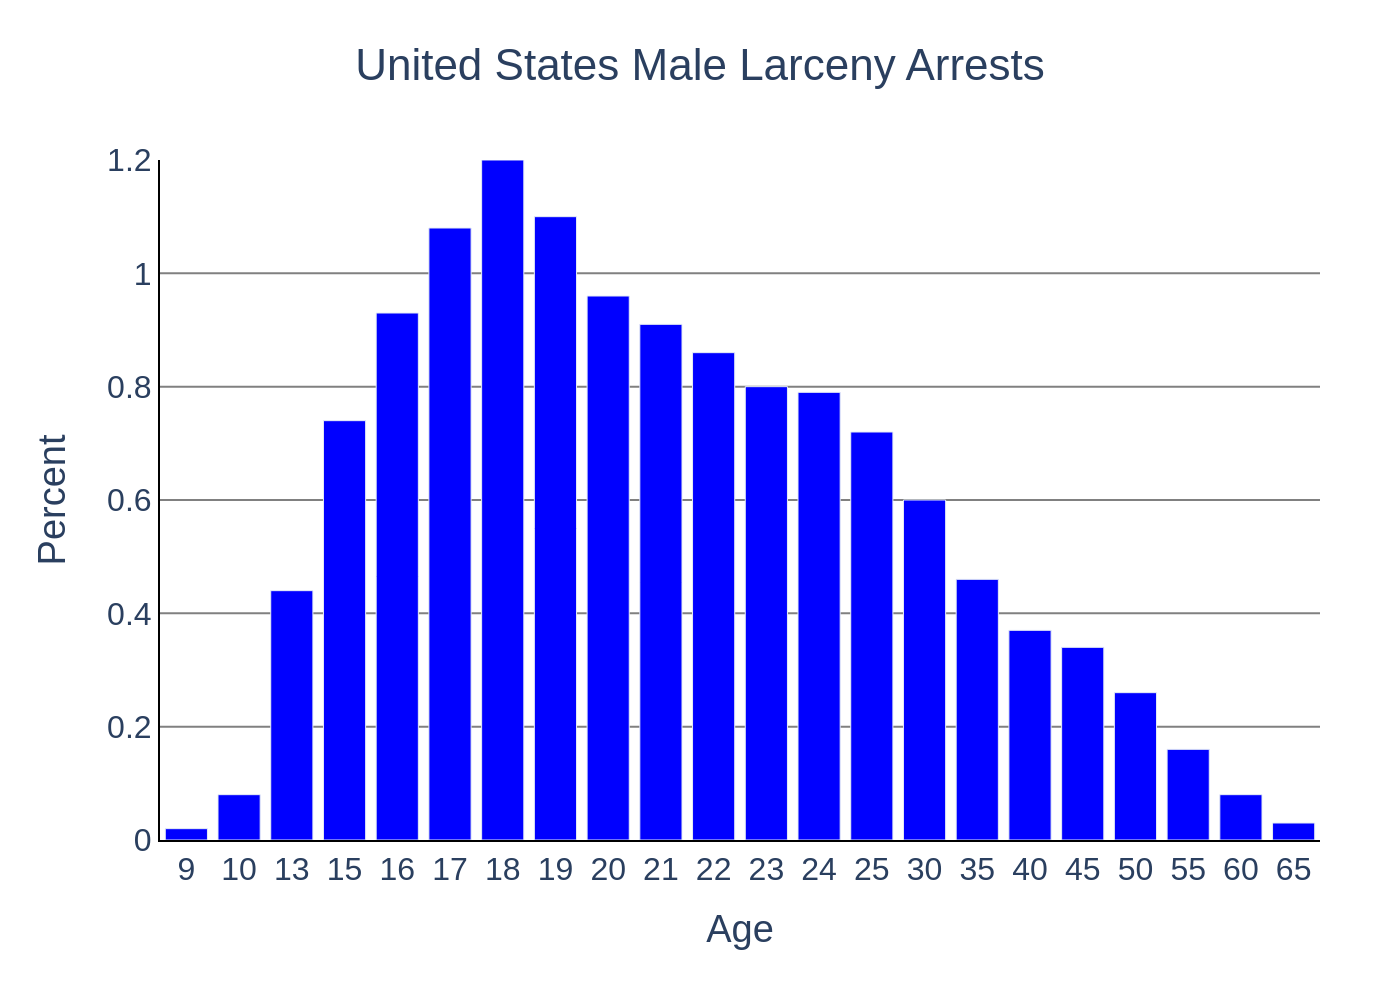

This chart was generated by the following Python code:
import sys
import json
import os
import plotly.graph_objects as go

# Check if a file path is provided
if len(sys.argv) != 2:
    print("Usage: python script.name.py <path_to_json_file>")
    sys.exit(1)

json_path = sys.argv[1]

# Check if the file exists
if not os.path.exists(json_path):
    print(f"Error: File not found at {json_path}")
    sys.exit(1)

# Read data from the JSON file
with open(json_path, 'r', encoding='utf-8') as f:
    chart_info = json.load(f)

# Extract data for plotting
chart_data = chart_info['chart_data']
texts = chart_info['texts']
colors = chart_info['colors']

# Prepare data for Plotly
x_values = [d['x'] for d in chart_data]
y_values = [d['y'] for d in chart_data]

# Create the figure
fig = go.Figure()

# Add the bar trace
fig.add_trace(go.Bar(
    x=x_values,
    y=y_values,
    marker_color=colors[0],
    showlegend=False
))

# Update layout
fig.update_layout(
    title_text=texts['title'],
    title_x=0.5,
    xaxis_title=texts['x_axis_title'],
    yaxis_title=texts['y_axis_title'],
    font=dict(
        family="Arial",
        size=16
    ),
    plot_bgcolor='white',
    xaxis=dict(
        type='category',
        showgrid=False,
        linecolor='black'
    ),
    yaxis=dict(
        showgrid=True,
        gridcolor='grey',
        gridwidth=1,
        zeroline=False,
        range=[0, 1.2],
        dtick=0.2,
        linecolor='black'
    ),
    margin=dict(l=80, r=40, t=80, b=80),
    showlegend=False
)

# Determine the output filename from the input JSON path
base_filename = os.path.splitext(os.path.basename(json_path))[0]
output_filename = f"{base_filename}.png"

# Save the figure as a PNG image
fig.write_image(output_filename, scale=2)

print(f"Chart saved to {output_filename}")
